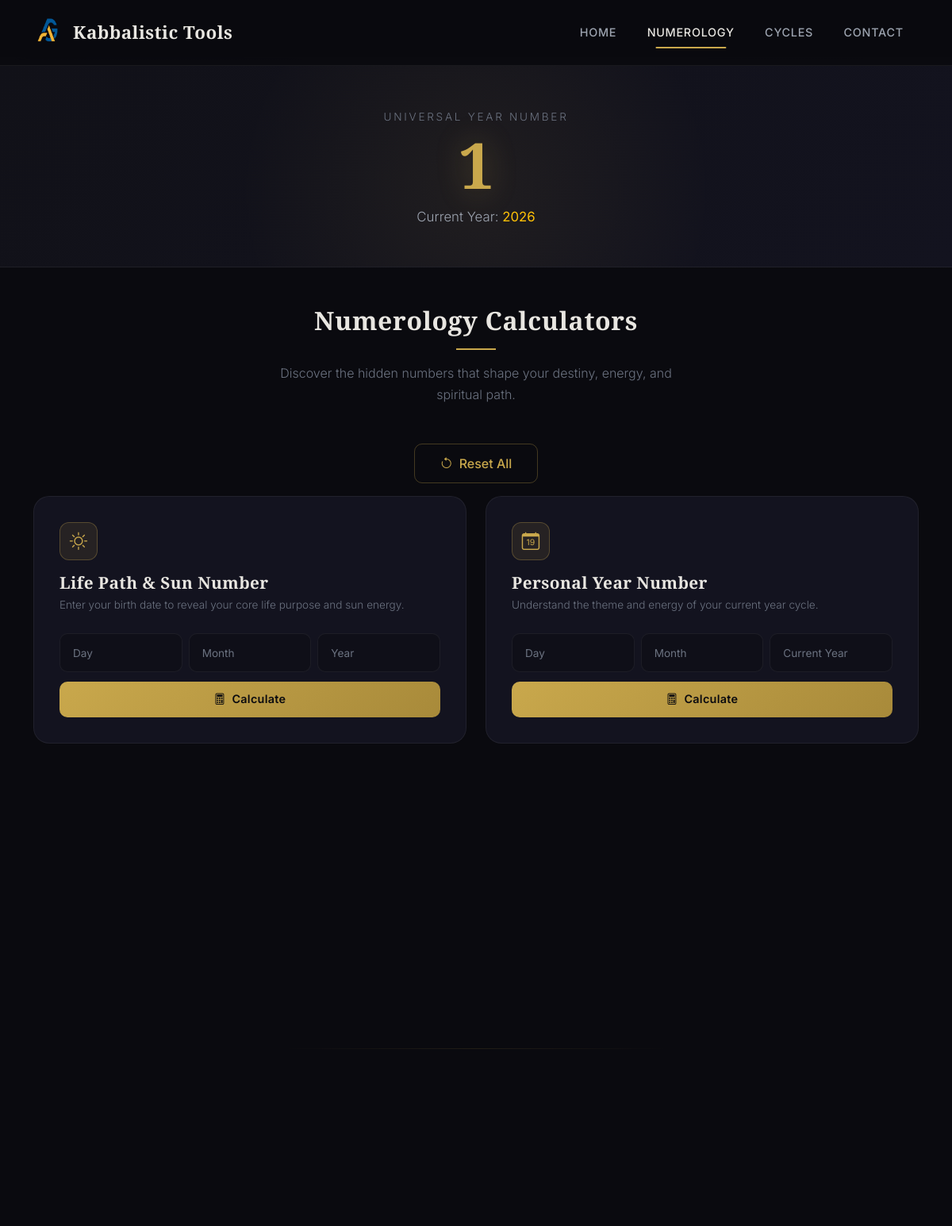
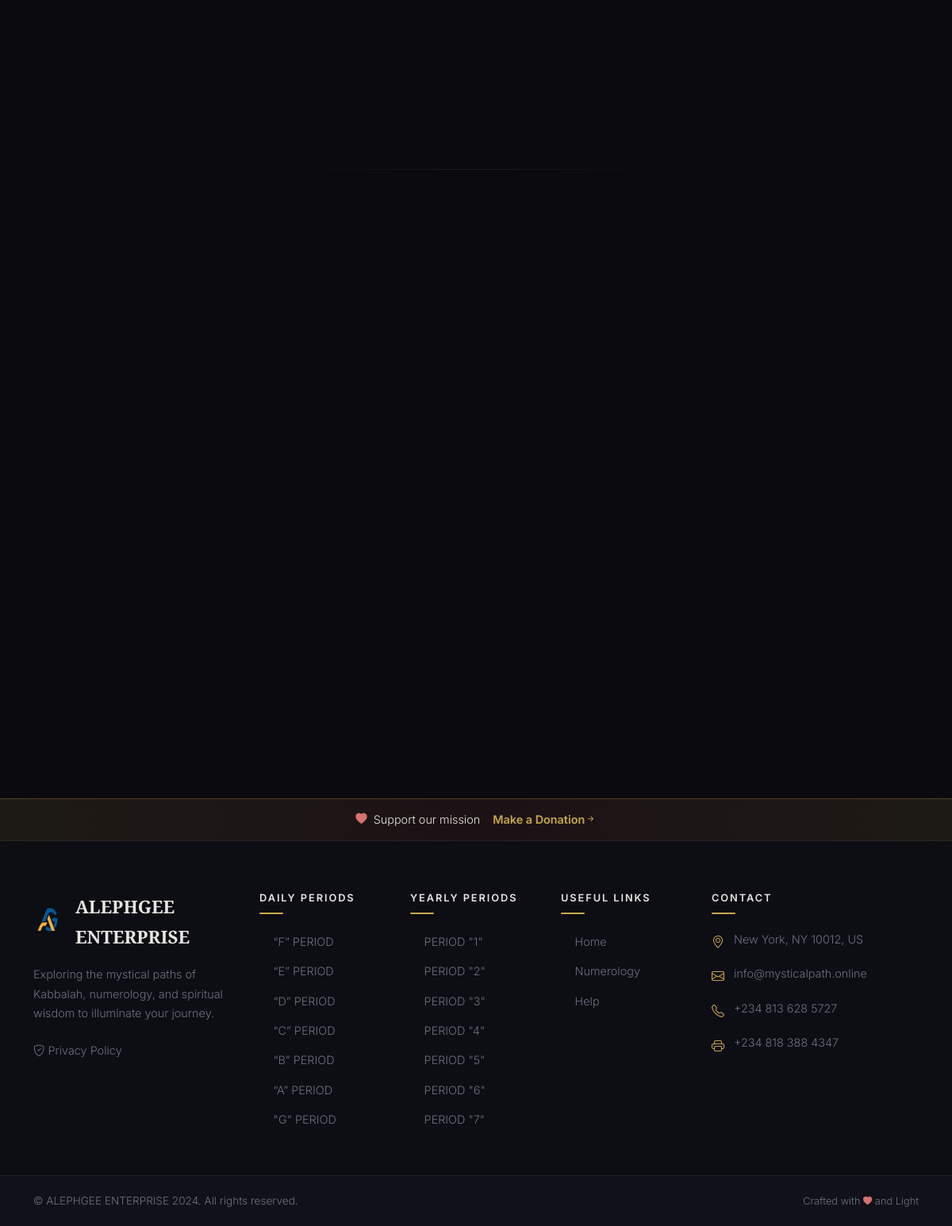
Screenshot of /path_numbers/ with the database file from the repository (2 pictures, top to bottom).
### life/models.py (models this page shows, shortened)
class Period(models.Model):
  title =  models.CharField(max_length=200, null=True)
  message_for = models.TextField( null=True)
  message_against = models.TextField( null=True)
  class Meta:
    ordering = ['id']

class YearlyPeriod(models.Model):
  title =  models.CharField(max_length=200, null=True)
  message_for = models.TextField( null=True)
  message_against = models.TextField( null=True)
  class Meta:
    ordering = ['id']

### life/views.py (the view, shortened to what this page needs)
# urls.py: path('path_numbers/', path_numbers, name='path_numbers'),
def path_numbers(request):
    yearlyperiods= YearlyPeriod.objects.all()
    result = result_py = None  # Initialize the variables
    result2 = result3 = result4= None  # Initialize the variables
    current_yearx = datetime.now().year
    current_year = datetime.now().year
    while current_year >= 10:
        current_year = sum(int(digit) for digit in str(current_year))
    context = {
        'current_yearx': current_yearx,
        'current_year': current_year,
        'result': result,
        'result2': result2,
        'result3': result3,
        'result4': result4,
        'result_py': result_py,
        'yearlyperiods' : yearlyperiods,
    }
    return render(request, 'path_numbers.html', context)

### life/context_processors.py (called while the page is built)
def periods_processor(request):
    periods = Period.objects.all().order_by('-title')
    return {'periods': periods}

### life/templates/path_numbers.html (shortened to what this page needs)
{% load static %}
<!DOCTYPE html>
<html lang="en">
<head>
  <link href="https://cdn.jsdelivr.net/npm/bootstrap@5.3.2/dist/css/bootstrap.min.css" rel="stylesheet">
  <link rel="stylesheet" href="https://cdn.jsdelivr.net/npm/bootstrap-icons@1.11.1/font/bootstrap-icons.css">
</head>
<body>
  {% include "nav.html" %}
  <section class="hero-banner fade-in">
    <div class="container position-relative">
      <div class="hero-label">Universal Year Number</div>
      <div class="hero-year">{{ current_year }}</div>
      <div class="hero-sub">Current Year: <b class="text-warning">{{ current_yearx }}</b></div>
    </div>
  </section>
  <section class="py-5">
    <div class="container">
      <div class="text-center mb-5 fade-in">
        <h2 style="font-size: 2rem; color: var(--text-primary);">Numerology Calculators</h2>
        <div style="width: 50px; height: 2px; background: var(--accent-gold); margin: 1rem auto;"></div>
        <p style="color: var(--text-muted); max-width: 500px; margin: 0 auto;">Discover the hidden numbers that shape your destiny, energy, and spiritual path.</p>
      </div>
      <div class="text-center mt-3 mb-3 fade-in">
        <button class="btn-outline-gold" type="button" onclick="resetForms()">
          <i class="bi bi-arrow-counterclockwise me-2"></i>Reset All
        </button>
      </div>
      <div class="row g-4">
        <div class="col-lg-6 fade-in">
          <div class="calc-card">
            <div class="calc-icon"><i class="bi bi-sun"></i></div>
            <h3 class="calc-title">Life Path & Sun Number</h3>
            <p class="calc-desc">Enter your birth date to reveal your core life purpose and sun energy.</p>
            <form method="POST" action="" id="time-form">
              <div class="row g-2">
                <div class="col-4">
                  <input type="number" name="day" class="form-control-custom" placeholder="Day" min="1" max="31" required autocomplete="off">
                </div>
                <div class="col-4">
                  <input type="number" name="month" class="form-control-custom" placeholder="Month" min="1" max="12" required autocomplete="off">
                </div>
                <div class="col-4">
                  <input type="number" name="year" class="form-control-custom" placeholder="Year" required autocomplete="off">
                </div>
              </div>
              <button onclick="unhideElement()" class="btn-gold" type="submit">
                <i class="bi bi-calculator me-2"></i>Calculate
              </button>
            </form>
          </div>
        </div>
        <div class="col-lg-6 fade-in">
          <div class="calc-card">
            <div class="calc-icon"><i class="bi bi-calendar-date"></i></div>
            <h3 class="calc-title">Personal Year Number</h3>
            <p class="calc-desc">Understand the theme and energy of your current year cycle.</p>
            <form method="POST" action="" id="personal_year">
              <div class="row g-2">
                <div class="col-4">
                  <input type="number" name="day2" class="form-control-custom" placeholder="Day" min="1" max="31" required autocomplete="off">
                </div>
                <div class="col-4">
                  <input type="number" name="month2" class="form-control-custom" placeholder="Month" min="1" max="12" required autocomplete="off">
                </div>
                <div class="col-4">
                  <input type="number" name="year2" class="form-control-custom" placeholder="Current Year" required autocomplete="off">
                </div>
              </div>
              <button class="btn-gold" type="submit">
                <i class="bi bi-calculator me-2"></i>Calculate
              </button>
            </form>
          </div>
        </div>
      </div>
    </div>
  </section>
  <div class="section-divider"></div>
  <div class="section-divider"></div>
  <section class="howto-section">
    <div class="container">
    </div>
  </section>
  {% include 'footer.html' %}
</body>
</html>

### life/templates/footer.html (shortened to what this page needs)
{% load static %}
<footer id="site-footer">
  <div class="donate-bar">
    <div class="container">
      <div class="d-flex align-items-center justify-content-center gap-2">
        <i
          class="bi bi-heart-fill"
          style="color: var(--accent-crimson-light)"
        ></i>
        <span>Support our mission</span>
        <a href="{% url 'donate' %}" class="donate-link"
          >Make a Donation <i class="bi bi-arrow-right-short"></i
        ></a>
      </div>
    </div>
  </div>
  <div class="footer-main">
    <div class="container">
      <div class="row g-4">
        <div class="col-lg-3 col-md-6">
          <div class="footer-brand">
          <img src="{% static 'images/logo.png' %}" alt="CoolLogo" style="height: 40px; margin-right: 5px;">
            <span>ALEPHGEE ENTERPRISE</span>
          </div>
          <p class="footer-desc">
            Exploring the mystical paths of Kabbalah, numerology, and spiritual
            wisdom to illuminate your journey.
          </p>
          <a href="{% url 'privacy-page' %}" class="footer-link">
            <i class="bi bi-shield-check me-1"></i>Privacy Policy
          </a>
        </div>
        <div class="col-lg-2 col-md-6">
          <h6 class="footer-heading">Daily Periods</h6>
          <ul class="footer-links">
            {% for period in periods %}
            <li>
              <a
                href="{% url 'main_page_with_detail' type='period' id=period.id %}"
              >
                {{ period.title }}
              </a>
            </li>
            {% endfor %}
          </ul>
        </div>
        <div class="col-lg-2 col-md-6">
          <h6 class="footer-heading">Yearly Periods</h6>
          <ul class="footer-links">
            {% for yearlyperiod in yearlyperiods %}
            <li>
              <a
                href="{% url 'main_page_with_detail' type='yearlyperiod' id=yearlyperiod.id %}#here2"
              >
                {{ yearlyperiod.title }}
              </a>
            </li>
            {% endfor %}
          </ul>
        </div>
        <div class="col-lg-2 col-md-6">
          <h6 class="footer-heading">Useful Links</h6>
          <ul class="footer-links">
            <li>
              <a href="{% url 'tikkun'%}"
                >Home</a
              >
            </li>
            <li>
              <a href="{% url 'path_numbers'%}"
                >Numerology</a
              >
            </li>
            <li>
              <a href="#!">Help</a>
            </li>
          </ul>
        </div>
        <div class="col-lg-3 col-md-6">
          <h6 class="footer-heading">Contact</h6>
          <ul class="footer-contact">
            <li>
              <i class="bi bi-geo-alt"></i>
              <span>New York, NY 10012, US</span>
            </li>
            <li>
              <i class="bi bi-envelope"></i>
              <a href="mailto:info@mysticalpath.online"
                >info@mysticalpath.online</a
              >
            </li>
            <li>
              <i class="bi bi-telephone"></i>
              <a href="tel:+2348136285727">+234 813 628 5727</a>
            </li>
            <li>
              <i class="bi bi-printer"></i>
              <span>+234 818 388 4347</span>
            </li>
          </ul>
        </div>
      </div>
    </div>
  </div>
  <div class="footer-copyright">
    <div class="container">
      <div
        class="d-flex flex-column flex-md-row align-items-center justify-content-between gap-2"
      >
        <span>© ALEPHGEE ENTERPRISE 2024. All rights reserved.</span>
        <span class="footer-credit"
          >Crafted with
          <i
            class="bi bi-heart-fill"
            style="color: var(--accent-crimson-light); font-size: 0.7rem"
          ></i>
          and Light</span
        >
      </div>
    </div>
  </div>
</footer>

### life/templates/path_numbers.html (style rules this page uses)
:root { --bg-primary: #0a0a0f; --bg-secondary: #111118; --bg-card: #13131f; --bg-input: #0f0f18; --text-primary: #e8e6e1; --text-secondary: #9ca3af; --text-muted: #6b7280; --accent-gold: #c9a84c; --accent-gold-light: #e0c16c; --accent-crimson: #b85450; --accent-crimson-light: #d4736f; --border-subtle: rgba(255, 255, 255, 0.06); --border-gold: rgba(201, 168, 76, 0.3); }
* { margin: 0; padding: 0; box-sizing: border-box; }
body { background-color: var(--bg-primary); color: var(--text-primary); font-family: 'Inter', sans-serif; font-weight: 300; line-height: 1.7; overflow-x: hidden; }
h1, h2, h3, h4, h5, h6 { font-family: 'Cormorant Garamond', serif; font-weight: 600; letter-spacing: 0.02em; }
.hero-banner { background: linear-gradient(135deg, var(--bg-secondary) 0%, var(--bg-card) 100%); border-bottom: 1px solid var(--border-subtle); padding: 4rem 0 3rem; text-align: center; position: relative; overflow: hidden; }
.hero-banner::before { content: ''; position: absolute; top: -50%; left: 50%; transform: translateX(-50%); width: 600px; height: 600px; background: radial-gradient(circle, rgba(201,168,76,0.08) 0%, transparent 70%); pointer-events: none; }
.hero-label { color: var(--text-muted); font-size: 0.85rem; letter-spacing: 0.2em; text-transform: uppercase; font-family: 'Inter', sans-serif; margin-bottom: 0.5rem; }
.hero-year { font-family: 'Cormorant Garamond', serif; font-size: clamp(3rem, 8vw, 5rem); font-weight: 700; color: var(--accent-gold); line-height: 1; text-shadow: 0 0 40px rgba(201,168,76,0.3); }
.hero-sub { color: var(--text-secondary); margin-top: 0.75rem; font-size: 1.05rem; }
.calc-card { background: var(--bg-card); border: 1px solid var(--border-subtle); border-radius: 20px; padding: 2rem; height: 100%; transition: transform 0.3s ease, box-shadow 0.3s ease, border-color 0.3s ease; position: relative; overflow: hidden; }
.calc-card::before { content: ''; position: absolute; top: 0; left: 0; right: 0; height: 3px; background: linear-gradient(90deg, transparent, var(--accent-gold), transparent); opacity: 0; transition: opacity 0.3s ease; }
.calc-icon { width: 48px; height: 48px; background: rgba(201,168,76,0.1); border: 1px solid var(--border-gold); border-radius: 12px; display: flex; align-items: center; justify-content: center; color: var(--accent-gold); font-size: 1.4rem; margin-bottom: 1rem; }
.calc-title { font-size: 1.3rem; color: var(--text-primary); margin-bottom: 0.25rem; }
.calc-desc { color: var(--text-muted); font-size: 0.85rem; margin-bottom: 1.5rem; }
.form-control-custom { width: 100%; background: var(--bg-input); border: 1px solid var(--border-subtle); border-radius: 10px; padding: 0.65rem 1rem; color: var(--text-primary); font-size: 0.95rem; transition: all 0.3s ease; margin-bottom: 0.75rem; }
.form-control-custom::placeholder { color: var(--text-muted); font-size: 0.85rem; }
.btn-gold { background: linear-gradient(135deg, var(--accent-gold), #a88a3a); color: #0a0a0f; border: none; padding: 0.65rem 1.5rem; border-radius: 10px; font-weight: 600; font-size: 0.9rem; width: 100%; transition: all 0.3s ease; letter-spacing: 0.02em; }
.btn-outline-gold { background: transparent; color: var(--accent-gold); border: 1px solid var(--border-gold); padding: 0.65rem 2rem; border-radius: 10px; font-weight: 500; transition: all 0.3s ease; }
.howto-section { padding: 4rem 0; }
.section-divider { height: 1px; background: linear-gradient(90deg, transparent, var(--border-gold), transparent); margin: 0 auto; width: 40%; opacity: 0.4; }
.fade-in { opacity: 0; transform: translateY(30px); transition: opacity 0.8s ease, transform 0.8s ease; }
.fade-in.visible { opacity: 1; transform: translateY(0); }

### rows the page displays
Period: title "“F” PERIOD"
Period: title "“E” PERIOD"
Period: title "“D” PERIOD"
Period: title "“C” PERIOD"
Period: title "“B” PERIOD"
Period: title "“A” PERIOD"
Period: title "\"G\" PERIOD"
YearlyPeriod: title "PERIOD \"1\""
YearlyPeriod: title "PERIOD \"2\""
YearlyPeriod: title "PERIOD \"3\""
YearlyPeriod: title "PERIOD \"4\""
YearlyPeriod: title "PERIOD \"5\""
YearlyPeriod: title "PERIOD \"6\""
YearlyPeriod: title "PERIOD \"7\""

### other values shown
{{ current_year }} "1"
